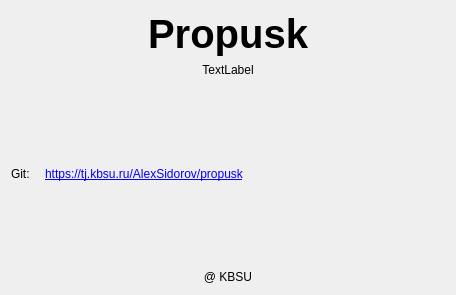
<?xml version="1.0" encoding="UTF-8"?>
<ui version="4.0">
 <class>DialogAbout</class>
 <widget class="QDialog" name="DialogAbout">
  <property name="geometry">
   <rect>
    <x>0</x>
    <y>0</y>
    <width>456</width>
    <height>295</height>
   </rect>
  </property>
  <property name="windowTitle">
   <string>О Программе</string>
  </property>
  <layout class="QVBoxLayout" name="verticalLayout">
   <item>
    <widget class="QLabel" name="label">
     <property name="font">
      <font>
       <pointsize>30</pointsize>
       <bold>true</bold>
      </font>
     </property>
     <property name="text">
      <string>Propusk</string>
     </property>
     <property name="alignment">
      <set>Qt::AlignCenter</set>
     </property>
    </widget>
   </item>
   <item>
    <widget class="QLabel" name="version">
     <property name="text">
      <string>TextLabel</string>
     </property>
     <property name="alignment">
      <set>Qt::AlignCenter</set>
     </property>
    </widget>
   </item>
   <item>
    <spacer name="verticalSpacer_2">
     <property name="orientation">
      <enum>Qt::Vertical</enum>
     </property>
     <property name="sizeHint" stdset="0">
      <size>
       <width>10</width>
       <height>5</height>
      </size>
     </property>
    </spacer>
   </item>
   <item>
    <layout class="QHBoxLayout" name="horizontalLayout">
     <item>
      <widget class="QLabel" name="label_3">
       <property name="text">
        <string>Git:</string>
       </property>
      </widget>
     </item>
     <item>
      <spacer name="horizontalSpacer">
       <property name="orientation">
        <enum>Qt::Horizontal</enum>
       </property>
       <property name="sizeHint" stdset="0">
        <size>
         <width>10</width>
         <height>20</height>
        </size>
       </property>
      </spacer>
     </item>
     <item>
      <widget class="QLabel" name="label_4">
       <property name="minimumSize">
        <size>
         <width>400</width>
         <height>0</height>
        </size>
       </property>
       <property name="text">
        <string>&lt;a href=&quot;https://tj.kbsu.ru/AlexSidorov/propusk&quot;&gt;https://tj.kbsu.ru/AlexSidorov/propusk&lt;/a&gt;</string>
       </property>
      </widget>
     </item>
    </layout>
   </item>
   <item>
    <spacer name="verticalSpacer">
     <property name="orientation">
      <enum>Qt::Vertical</enum>
     </property>
     <property name="sizeHint" stdset="0">
      <size>
       <width>20</width>
       <height>67</height>
      </size>
     </property>
    </spacer>
   </item>
   <item>
    <widget class="QLabel" name="label_2">
     <property name="text">
      <string>@ KBSU</string>
     </property>
     <property name="alignment">
      <set>Qt::AlignCenter</set>
     </property>
    </widget>
   </item>
  </layout>
 </widget>
 <resources/>
 <connections/>
</ui>
